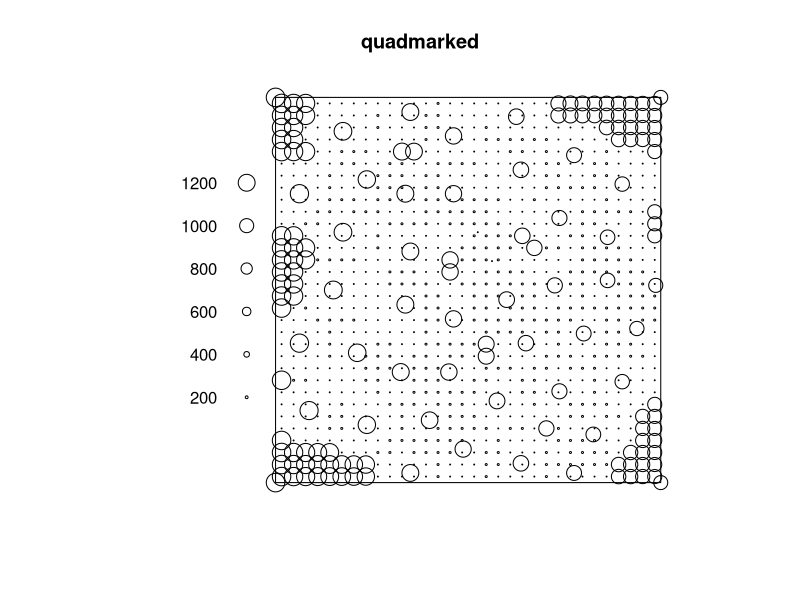

Generate this figure with R:
library(spatstat)


### Name: fitted.ppm
### Title: Fitted Conditional Intensity for Point Process Model
### Aliases: fitted.ppm
### Keywords: spatial methods models

### ** Examples

    str <- ppm(cells ~x, Strauss(r=0.1))
    lambda <- fitted(str)

    # extract quadrature points in corresponding order
    quadpoints <- union.quad(quad.ppm(str))

    # plot conditional intensity values
    # as circles centred on the quadrature points 
    quadmarked <- setmarks(quadpoints, lambda)
    plot(quadmarked)

    if(!interactive()) str <- ppm(cells ~ x)

    lambdaX <- fitted(str, leaveoneout=TRUE)
